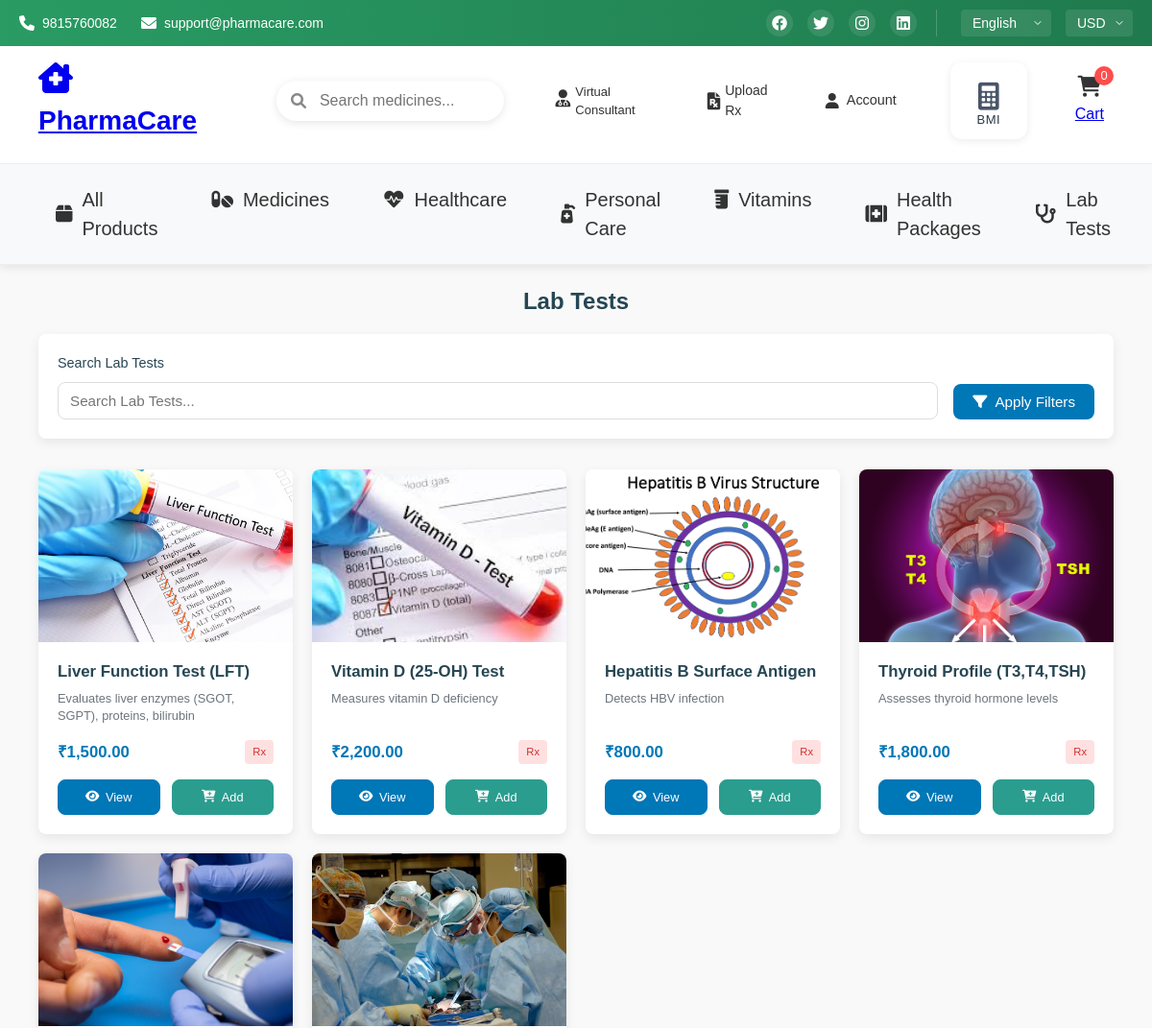
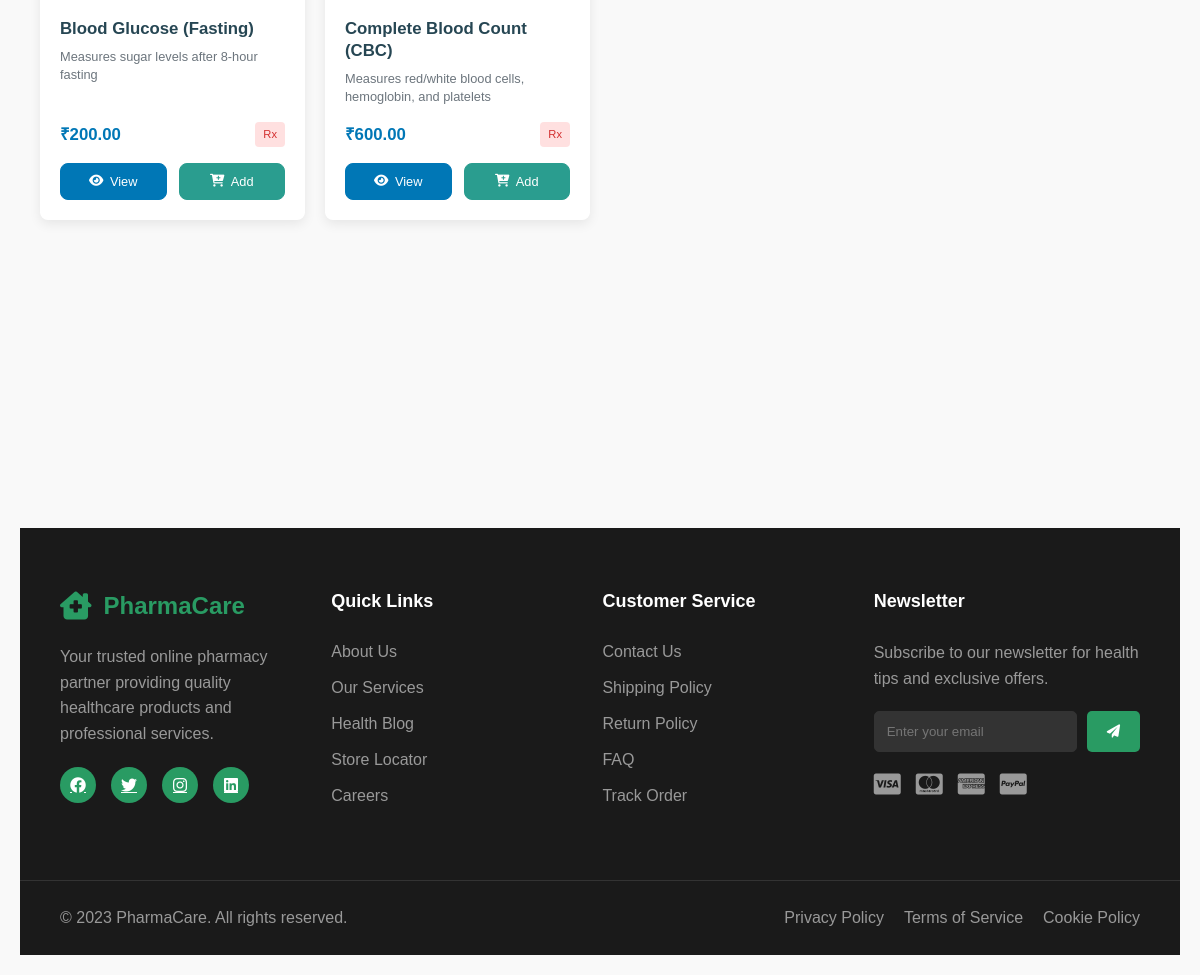
The app's page /frontend/labtests.php with its own data (2 pictures, top to bottom).
### tables this page shows
CREATE TABLE `products` (
  `id` int(11) NOT NULL,
  `product_name` varchar(255) NOT NULL,
  `description` text NOT NULL,
  `category_id` int(11) NOT NULL,
  `price` decimal(10,2) NOT NULL,
  `quantity` int(11) NOT NULL,
  `prescription_required` enum('Yes','No') DEFAULT 'No',
  `expiry_date` date NOT NULL,
  `manufacturer` varchar(255) NOT NULL,
  `active_ingredients` text DEFAULT NULL,
  `image_path` varchar(255) NOT NULL,
  `created_at` timestamp NOT NULL DEFAULT current_timestamp(),
  `bmi_category` varchar(50) DEFAULT NULL
);

### frontend/labtests.php (the view, shortened to what this page needs)
<?php
include '../includes/config.php';
$category_id = 14;
$category_name = "Lab Tests";
$search = isset($_GET['search']) ? trim($_GET['search']) : '';
$page = isset($_GET['page']) ? intval($_GET['page']) : 1;
$limit = 12;
$offset = ($page - 1) * $limit;
$products = [];
$query = "SELECT p.*, c.categories_name
          FROM products p
          LEFT JOIN categories c ON p.category_id = c.id
          WHERE p.category_id = $category_id";
$query .= " LIMIT $limit OFFSET $offset";
$result = mysqli_query($conn, $query);
if ($result) {
    while ($row = mysqli_fetch_assoc($result)) {
        $products[] = $row;
    }
} else {
    die("Query failed: " . mysqli_error($conn));
}
?>
<!DOCTYPE html>
<html lang="en">
<head>
    <link rel="stylesheet" href="../assets/css/pharmacy.css">
    <link rel="stylesheet" href="https://cdnjs.cloudflare.com/ajax/libs/font-awesome/6.0.0/css/all.min.css">
    <link rel="stylesheet" href="../assets/frontendcss/products.css">
</head>
<body>
    <?php include '../includes/header.php'; ?>
    <main class="main-container">
        <h3 style="font-size: 1.5rem; font-weight: 600; color: var(--dark-color); margin-bottom: 1rem; text-align: center;">
            <?php echo $category_name; ?>
        </h3>
        <section class="filter-section">
            <form method="GET" action="labtests.php" class="filter-form">
                <div class="filter-group">
                    <label for="search">Search <?php echo $category_name; ?></label>
                    <input type="text" id="search" name="search" placeholder="Search <?php echo $category_name; ?>..." value="<?php echo htmlspecialchars($search); ?>">
                </div>
                <button type="submit" class="filter-btn">
                    <i class="fas fa-filter"></i> Apply Filters
                </button>
            </form>
        </section>
        <section class="products-container">
            <div class="products-grid">
                <?php if (empty($products)): ?>
                    <div class="empty-state">
                        <i class="fas fa-stethoscope"></i>
                        <h3>No <?php echo $category_name; ?> Found</h3>
                        <p>Try adjusting your search criteria</p>
                    </div>
                <?php else: ?>
                    <?php foreach ($products as $product): ?>
                        <div class="product-card">
                            <div class="product-image-container">
                                <img src="<?php echo htmlspecialchars($product['image_path']); ?>" alt="<?php echo htmlspecialchars($product['product_name']); ?>" class="product-image">
                            </div>
                            <div class="product-content">
                                <h3 class="product-title"><?php echo htmlspecialchars($product['product_name']); ?></h3>
                                <p class="product-description"><?php echo htmlspecialchars($product['description']); ?></p>
                                <div class="product-meta">
                                    <span class="product-price">₹<?php echo number_format($product['price'], 2); ?></span>
                                    <span class="product-prescription <?php echo $product['prescription_required'] == 'Yes' ? 'prescription-required' : 'prescription-not-required'; ?>">
                                        <?php echo $product['prescription_required'] == 'Yes' ? 'Rx' : 'OTC'; ?>
                                    </span>
                                </div>
                                <div class="product-actions">
                                    <a href="../frontend/product_details.php?id=<?php echo $product['id']; ?>" class="btn btn-view">
                                        <i class="fas fa-eye"></i> View
                                    </a>
                                    <a href="#" class="btn btn-cart" onclick="addToCart(<?php echo $product['id']; ?>)">
                                        <i class="fas fa-cart-plus"></i> Add
                                    </a>
                                </div>
                            </div>
                        </div>
                    <?php endforeach; ?>
                <?php endif; ?>
            </div>
        </section>
    </main>
    <?php
    include '../includes/footer.php';
    ?>
</body>
</html>

### includes/header.php (shortened to what this page needs)
 <div class="top-bar">
        <div class="top-bar-container">
            <div class="contact-info">
                <a href="tel:9815760082"><i class="fas fa-phone"></i> 9815760082</a>
                <a href="mailto:support@pharmacare.com"><i class="fas fa-envelope"></i> support@pharmacare.com</a>
            </div>
            <div class="top-bar-right">
                <div class="social-links">
                    <a href="#" title="Facebook"><i class="fab fa-facebook"></i></a>
                    <a href="#" title="Twitter"><i class="fab fa-twitter"></i></a>
                    <a href="#" title="Instagram"><i class="fab fa-instagram"></i></a>
                    <a href="#" title="LinkedIn"><i class="fab fa-linkedin"></i></a>
                </div>
                <div class="additional-options">
                    <select class="language-select">
                        <option value="en">English</option>
                    </select>
                    <select class="currency-select">
                        <option value="usd">USD</option>
                    </select>
                </div>
            </div>
        </div>
    </div>
    <nav class="navbar">
        <div class="nav-container">
            <div class="logo">
                <a href="../frontend/Homepage.php" class="logos"><i class="fas fa-clinic-medical"></i>
                <span>PharmaCare</span></a>
            </div>
           <?php include '../frontend/search.php'; ?>
            <div class="nav-icons">
                <div class="icon-item location">
                    <a href="../includes/vconsultant.php" class="virtual-consultant-link">
                        <i class="fas fa-user-md"></i>
                        <span class="voi">Virtual Consultant</span>
                    </a>
                </div>
                <a href="../frontend/upload_prescription.php" class="upload-rx-link">
                    <i class="fas fa-file-prescription"></i>
                    <span>Upload Rx</span>
                </a>
                </div>
                <div class="account-menu">
    <div class="account-menu__trigger">
        <a href="#" class="account-link">
            <i class="fas fa-user"></i>
            <span class="account-label">Account</span>
        </a>
    </div>
</div>
                <div class="icon-item">
                    <a href="../includes/bmi.php" class="bmi-link">
                        <i class="fas fa-calculator"></i>
                        <span>BMI</span>
                    </a>
                </div>
                <div class="icon-item cart">
                    <i class="fas fa-shopping-cart"></i>
                    <a href="../frontend/cart.php" class="cart-link">Cart
                        <span class="cart-count">0</span>
                    </a>
                </div>
            </div>
        <div class="nav-categories">
            <ul>
                <li><a href="../Dasboard/products.php"><i class="fas fa-box"></i> All Products</a></li>
                <li><a href="../frontend/medicines.php"><i class="fas fa-pills"></i>Medicines</a></li>
                <li><a href="../frontend/healthcare.php"><i class="fas fa-heartbeat"></i>Healthcare</a></li>
                <li><a href="../frontend/personalcare.php"><i class="fas fa-pump-medical"></i>Personal Care</a></li>
                <li><a href="../frontend/vitamins.php"><i class="fas fa-prescription-bottle"></i>Vitamins</a></li>
                <li><a href="../frontend/healthpackages.php"><i class="fas fa-kit-medical"></i>Health Packages</a></li>
                <li><a href="../frontend/labtests.php"><i class="fas fa-stethoscope"></i>Lab Tests</a></li>
                <li><a href="../frontend/blog.php"><i class="fas fa-notes-medical"></i>Health Blog</a></li>
            </ul>
        </div>
    </nav>

### frontend/search.php (shortened to what this page needs)
<?php
$searchQuery = '';
?>
<!DOCTYPE html>
<html lang="en">
<head>
    <link rel="stylesheet" href="https://cdnjs.cloudflare.com/ajax/libs/font-awesome/6.0.0-beta3/css/all.min.css">
</head>
<body>
    <form method="get" action="search.php">
        <div class="search-container-1">
            <i class="fas fa-search search-icon"></i>
            <input type="text" name="q" class="search-input" placeholder="Search medicines..." value="<?php echo htmlspecialchars($searchQuery); ?>">
        </div>
    </form>
</body>
</html>

### includes/footer.php
<footer class="footer">
        <div class="footer-container">
            <div class="footer-section">
                <div class="footer-logo">
                    <i class="fas fa-clinic-medical"></i>
                    <span>PharmaCare</span>
                </div>
                <p>Your trusted online pharmacy partner providing quality healthcare products and professional services.</p>
                <div class="footer-social">
                    <a href="#" title="Facebook"><i class="fab fa-facebook"></i></a>
                    <a href="#" title="Twitter"><i class="fab fa-twitter"></i></a>
                    <a href="#" title="Instagram"><i class="fab fa-instagram"></i></a>
                    <a href="#" title="LinkedIn"><i class="fab fa-linkedin"></i></a>
                </div>
            </div>
            <div class="footer-section">
                <h3>Quick Links</h3>
                <ul>
                    <li><a href="../frontend/about.php">About Us</a></li>
                    <li><a href="#">Our Services</a></li>
                    <li><a href="#">Health Blog</a></li>
                    <li><a href="#">Store Locator</a></li>
                    <li><a href="#">Careers</a></li>
                </ul>
            </div>
            <div class="footer-section">
                <h3>Customer Service</h3>
                <ul>
                    <li><a href="../includes/contactus.php">Contact Us</a></li>
                    <li><a href="#">Shipping Policy</a></li>
                    <li><a href="#">Return Policy</a></li>
                    <li><a href="#">FAQ</a></li>
                    <li><a href="#">Track Order</a></li>
                </ul>
            </div>
            <div class="footer-section">
                <h3>Newsletter</h3>
                <p>Subscribe to our newsletter for health tips and exclusive offers.</p>
                <form class="newsletter-form">
                    <input type="email" placeholder="Enter your email">
                    <button type="submit"><i class="fas fa-paper-plane"></i></button>
                </form>
                <div class="payment-methods">
                    <i class="fab fa-cc-visa"></i>
                    <i class="fab fa-cc-mastercard"></i>
                    <i class="fab fa-cc-amex"></i>
                    <i class="fab fa-cc-paypal"></i>
                </div>
            </div>
        </div>
        <div class="footer-bottom">
            <div class="footer-bottom-container">
                <p>&copy; 2023 PharmaCare. All rights reserved.</p>
                <div class="footer-bottom-links">
                    <a href="#">Privacy Policy</a>
                    <a href="#">Terms of Service</a>
                    <a href="#">Cookie Policy</a>
                </div>
            </div>
        </div>
    </footer>

### assets/frontendcss/products.css (style rules this page uses)
:root { --primary-color: #0077b6; --primary-hover: #005b8c; --secondary-color: #2a9d8f; --secondary-hover: #21867a; --accent-color: #e9c46a; --dark-color: #264653; --light-color: #f8f9fa; --text-color: #212529; --text-light: #6c757d; --border-radius: 8px; --box-shadow: 0 4px 12px rgba(0, 0, 0, 0.08); --transition: all 0.3s ease; }
* { box-sizing: border-box; margin: 0; padding: 0; }
body { font-family: 'Segoe UI', Tahoma, Geneva, Verdana, sans-serif; line-height: 1.5; color: var(--light-color); background-color: #f5f7fa; }
.main-container { max-width: 1200px; margin: 260px auto; padding: 1rem 20px; }
.filter-section { background: white; border-radius: var(--border-radius); padding: 1.25rem; margin: 1rem 0 2rem; box-shadow: var(--box-shadow); }
.filter-form { display: flex; flex-wrap: wrap; gap: 1rem; align-items: flex-end; }
.filter-group { flex: 1; min-width: 200px; }
.filter-group label { display: block; margin-bottom: 0.5rem; font-weight: 500; color: var(--dark-color); font-size: 0.9rem; }
.filter-group input, .filter-group select { width: 100%; padding: 0.65rem 0.75rem; border: 1px solid #ddd; border-radius: var(--border-radius); font-size: 0.95rem; transition: var(--transition); }
.filter-btn { background-color: var(--primary-color); color: white; border: none; padding: 0.65rem 1.25rem; border-radius: var(--border-radius); cursor: pointer; font-weight: 500; transition: var(--transition); display: flex; align-items: center; gap: 0.5rem; font-size: 0.95rem; }
.products-container { margin-bottom: 2rem; }
.products-grid { display: grid; grid-template-columns: repeat(auto-fill, minmax(250px, 1fr)); gap: 1.25rem; }
.product-card { background: white; border-radius: var(--border-radius); overflow: hidden; box-shadow: var(--box-shadow); transition: var(--transition); display: flex; flex-direction: column; height: 100%; }
.product-image-container { position: relative; }
.product-image { width: 100%; height: 180px; object-fit: cover; display: block; }
.product-content { padding: 1.25rem; flex-grow: 1; display: flex; flex-direction: column; }
.product-title { font-size: 1.05rem; font-weight: 600; margin-bottom: 0.5rem; color: var(--dark-color); line-height: 1.3; }
.product-description { color: var(--text-light); font-size: 0.8rem; margin-bottom: 1rem; flex-grow: 1; line-height: 1.4; }
.product-meta { display: flex; justify-content: space-between; align-items: center; margin-bottom: 1rem; }
.product-price { font-weight: 700; color: var(--primary-color); font-size: 1.05rem; }
.product-prescription { font-size: 0.7rem; padding: 0.25rem 0.5rem; border-radius: 4px; font-weight: 500; }
.prescription-required { background-color: #ffe0e0; color: #d32f2f; }
.product-actions { display: flex; gap: 0.75rem; margin-top: auto; }
.btn { display: inline-flex; align-items: center; justify-content: center; padding: 0.5rem 0.75rem; border-radius: var(--border-radius); font-weight: 500; text-decoration: none; transition: var(--transition); font-size: 0.8rem; flex: 1; text-align: center; }
.btn-view { background-color: var(--primary-color); color: white; border: 1px solid var(--primary-color); }
.btn-cart { background-color: var(--secondary-color); color: white; border: 1px solid var(--secondary-color); }
.btn i { margin-right: 0.4rem; font-size: 0.8rem; }
.product-card { animation: fadeIn 0.4s ease forwards; opacity: 0; }
.product-card:nth-child(1) { animation-delay: 0.05s; }
.product-card:nth-child(2) { animation-delay: 0.1s; }
.product-card:nth-child(3) { animation-delay: 0.15s; }
.product-card:nth-child(4) { animation-delay: 0.2s; }
.product-card:nth-child(5) { animation-delay: 0.25s; }
.product-card:nth-child(6) { animation-delay: 0.3s; }

### frontend/search.php (style rules this page uses)
body { font-family: Arial, sans-serif; background: #f9f9f9; padding: 20px; }
.search-container-1 { position: relative; width: 90%; max-width: 500px; margin: 0 auto; }
.search-input { width: 100%; padding: 12px 30px 12px 45px; border: none; border-radius: 30px; font-size: 16px; box-shadow: 0 2px 10px rgba(0, 0, 0, 0.1); outline: none; }
.search-icon { position: absolute; left: 15px; top: 50%; transform: translateY(-50%); color: #888; }

### records on screen
products: image_path (picture), product_name "Liver Function Test (LFT)", description "Evaluates liver enzymes (SGOT, SGPT), proteins, bilirubin", price "1,500.00", prescription_required "Rx"
products: image_path (picture), product_name "Vitamin D (25-OH) Test", description "Measures vitamin D deficiency", price "2,200.00", prescription_required "Rx"
products: image_path (picture), product_name "Hepatitis B Surface Antigen", description "Detects HBV infection", price "800.00", prescription_required "Rx"
products: image_path (picture), product_name "Thyroid Profile (T3,T4,TSH)", description "Assesses thyroid hormone levels", price "1,800.00", prescription_required "Rx"
products: image_path (picture), product_name "Blood Glucose (Fasting)", description "Measures sugar levels after 8-hour fasting", price "200.00", prescription_required "Rx"
products: image_path (picture), product_name "Complete Blood Count (CBC)", description "Measures red/white blood cells, hemoglobin, and platelets", price "600.00", prescription_required "Rx"

### other values on screen
$category_name "Lab Tests"
